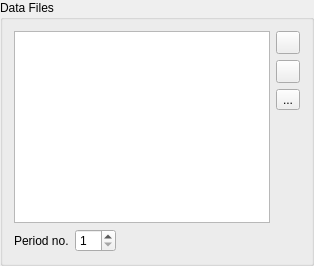
                 <widget class="QGroupBox" name="dataFilesGroupBox">
                  <property name="sizePolicy">
                   <sizepolicy hsizetype="Preferred" vsizetype="Minimum">
                    <horstretch>0</horstretch>
                    <verstretch>0</verstretch>
                   </sizepolicy>
                  </property>
                  <property name="minimumSize">
                   <size>
                    <width>0</width>
                    <height>0</height>
                   </size>
                  </property>
                  <property name="maximumSize">
                   <size>
                    <width>16777215</width>
                    <height>16777215</height>
                   </size>
                  </property>
                  <property name="title">
                   <string>Data Files</string>
                  </property>
                  <layout class="QHBoxLayout" name="horizontalLayout_45">
                   <item>
                    <layout class="QVBoxLayout" name="verticalLayout_17">
                     <item>
                      <widget class="DataFilesList" name="dataFilesList">
                       <property name="sizePolicy">
                        <sizepolicy hsizetype="Preferred" vsizetype="Minimum">
                         <horstretch>0</horstretch>
                         <verstretch>0</verstretch>
                        </sizepolicy>
                       </property>
                       <property name="minimumSize">
                        <size>
                         <width>0</width>
                         <height>0</height>
                        </size>
                       </property>
                      </widget>
                     </item>
                     <item>
                      <layout class="QHBoxLayout" name="horizontalLayout_46">
                       <item>
                        <widget class="QLabel" name="periodNoLabel">
                         <property name="sizePolicy">
                          <sizepolicy hsizetype="Minimum" vsizetype="Preferred">
                           <horstretch>0</horstretch>
                           <verstretch>0</verstretch>
                          </sizepolicy>
                         </property>
                         <property name="minimumSize">
                          <size>
                           <width>0</width>
                           <height>0</height>
                          </size>
                         </property>
                         <property name="maximumSize">
                          <size>
                           <width>16777215</width>
                           <height>16777215</height>
                          </size>
                         </property>
                         <property name="text">
                          <string>Period no.</string>
                         </property>
                        </widget>
                       </item>
                       <item>
                        <widget class="QSpinBox" name="periodNoSpinBox">
                         <property name="minimum">
                          <number>1</number>
                         </property>
                        </widget>
                       </item>
                       <item>
                        <spacer name="horizontalSpacer_23">
                         <property name="orientation">
                          <enum>Qt::Horizontal</enum>
                         </property>
                         <property name="sizeHint" stdset="0">
                          <size>
                           <width>40</width>
                           <height>20</height>
                          </size>
                         </property>
                        </spacer>
                       </item>
                      </layout>
                     </item>
                    </layout>
                   </item>
                   <item>
                    <layout class="QVBoxLayout" name="verticalLayout_18">
                     <item>
                      <widget class="QToolButton" name="addDataFileButton">
                       <property name="sizePolicy">
                        <sizepolicy hsizetype="Minimum" vsizetype="Fixed">
                         <horstretch>0</horstretch>
                         <verstretch>0</verstretch>
                        </sizepolicy>
                       </property>
                       <property name="text">
                        <string/>
                       </property>
                       <property name="icon">
                        <iconset resource="../resources/resources.qrc">
                         <normaloff>:/icons/plus.png</normaloff>:/icons/plus.png</iconset>
                       </property>
                      </widget>
                     </item>
                     <item>
                      <widget class="QToolButton" name="removeDataFileButton">
                       <property name="text">
                        <string/>
                       </property>
                       <property name="icon">
                        <iconset resource="../resources/resources.qrc">
                         <normaloff>:/icons/minus.png</normaloff>:/icons/minus.png</iconset>
                       </property>
                      </widget>
                     </item>
                     <item>
                      <widget class="QToolButton" name="duplicateDataFileButton">
                       <property name="text">
                        <string>...</string>
                       </property>
                       <property name="icon">
                        <iconset resource="../resources/resources.qrc">
                         <normaloff>:/icons/duplicate.png</normaloff>:/icons/duplicate.png</iconset>
                       </property>
                      </widget>
                     </item>
                     <item>
                      <spacer name="verticalSpacer_7">
                       <property name="orientation">
                        <enum>Qt::Vertical</enum>
                       </property>
                       <property name="sizeHint" stdset="0">
                        <size>
                         <width>20</width>
                         <height>40</height>
                        </size>
                       </property>
                      </spacer>
                     </item>
                    </layout>
                   </item>
                  </layout>
                 </widget>
